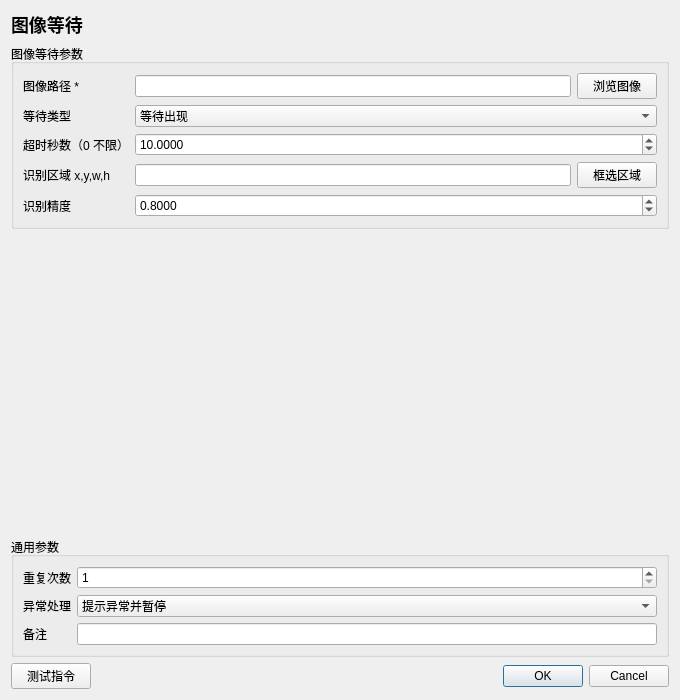
<?xml version="1.0" encoding="UTF-8"?>
<ui version="4.0"><class>InstructionEditor</class><widget class="QDialog" name="InstructionEditor">
<property name="geometry"><rect><x>0</x><y>0</y><width>680</width><height>700</height></rect></property><property name="minimumSize"><size><width>560</width><height>480</height></size></property><property name="windowTitle"><string>图像等待</string></property>
<layout class="QVBoxLayout" name="rootLayout">
<item><widget class="QLabel" name="titleLabel"><property name="text"><string>图像等待</string></property><property name="styleSheet"><string>font-size: 18px; font-weight: 600;</string></property></widget></item>
<item><widget class="QGroupBox" name="parameterGroupBox"><property name="title"><string>图像等待参数</string></property><layout class="QFormLayout" name="parameterFormLayout"><item row="0" column="0"><widget class="QLabel" name="parameterLabel_0"><property name="text"><string>图像路径 *</string></property></widget></item><item row="0" column="1"><widget class="QWidget" name="parameterContainer_0" native="true"><layout class="QHBoxLayout" name="parameterLayout_0"><property name="leftMargin"><number>0</number></property><property name="topMargin"><number>0</number></property><property name="rightMargin"><number>0</number></property><property name="bottomMargin"><number>0</number></property><item><widget class="QLineEdit" name="parameter_0"><property name="text"><string></string></property></widget></item><item><widget class="QPushButton" name="auxiliary_0"><property name="text"><string>浏览图像</string></property></widget></item></layout></widget></item>
<item row="1" column="0"><widget class="QLabel" name="parameterLabel_1"><property name="text"><string>等待类型</string></property></widget></item><item row="1" column="1"><widget class="QComboBox" name="parameter_1"><item><property name="text"><string>等待出现</string></property></item><item><property name="text"><string>等待消失</string></property></item><property name="currentIndex"><number>0</number></property></widget></item>
<item row="2" column="0"><widget class="QLabel" name="parameterLabel_2"><property name="text"><string>超时秒数（0 不限）</string></property></widget></item><item row="2" column="1"><widget class="QDoubleSpinBox" name="parameter_2"><property name="decimals"><number>4</number></property><property name="minimum"><double>0.000000</double></property><property name="maximum"><double>86400.000000</double></property><property name="value"><double>10.000000</double></property></widget></item>
<item row="3" column="0"><widget class="QLabel" name="parameterLabel_3"><property name="text"><string>识别区域 x,y,w,h</string></property></widget></item><item row="3" column="1"><widget class="QWidget" name="parameterContainer_3" native="true"><layout class="QHBoxLayout" name="parameterLayout_3"><property name="leftMargin"><number>0</number></property><property name="topMargin"><number>0</number></property><property name="rightMargin"><number>0</number></property><property name="bottomMargin"><number>0</number></property><item><widget class="QLineEdit" name="parameter_3"><property name="text"><string></string></property></widget></item><item><widget class="QPushButton" name="auxiliary_3"><property name="text"><string>框选区域</string></property></widget></item></layout></widget></item>
<item row="4" column="0"><widget class="QLabel" name="parameterLabel_4"><property name="text"><string>识别精度</string></property></widget></item><item row="4" column="1"><widget class="QDoubleSpinBox" name="parameter_4"><property name="decimals"><number>4</number></property><property name="minimum"><double>0.010000</double></property><property name="maximum"><double>1.000000</double></property><property name="value"><double>0.800000</double></property></widget></item></layout></widget></item>
<item><spacer name="verticalSpacer"><property name="orientation"><enum>Qt::Vertical</enum></property><property name="sizeHint" stdset="0"><size><width>20</width><height>20</height></size></property></spacer></item>
<item><widget class="QGroupBox" name="commonGroupBox"><property name="title"><string>通用参数</string></property><layout class="QFormLayout" name="commonFormLayout">
<item row="0" column="0"><widget class="QLabel" name="repeatLabel"><property name="text"><string>重复次数</string></property></widget></item><item row="0" column="1"><widget class="QSpinBox" name="repeatSpinBox"><property name="minimum"><number>1</number></property><property name="maximum"><number>999999</number></property><property name="value"><number>1</number></property></widget></item>
<item row="1" column="0"><widget class="QLabel" name="errorPolicyLabel"><property name="text"><string>异常处理</string></property></widget></item><item row="1" column="1"><widget class="QComboBox" name="errorPolicyComboBox"><item><property name="text"><string>自动跳过</string></property></item><item><property name="text"><string>提示异常并暂停</string></property></item><item><property name="text"><string>提示异常并停止</string></property></item><property name="currentIndex"><number>1</number></property></widget></item>
<item row="2" column="0"><widget class="QLabel" name="noteLabel"><property name="text"><string>备注</string></property></widget></item><item row="2" column="1"><widget class="QLineEdit" name="noteEdit"/></item>
</layout></widget></item>
<item><layout class="QHBoxLayout" name="footerLayout"><item><widget class="QPushButton" name="testButton"><property name="text"><string>测试指令</string></property></widget></item><item><spacer name="footerSpacer"><property name="orientation"><enum>Qt::Horizontal</enum></property><property name="sizeHint" stdset="0"><size><width>40</width><height>20</height></size></property></spacer></item><item><widget class="QDialogButtonBox" name="buttonBox"><property name="standardButtons"><set>QDialogButtonBox::Cancel|QDialogButtonBox::Ok</set></property></widget></item></layout></item>
</layout></widget><resources/><connections/></ui>
